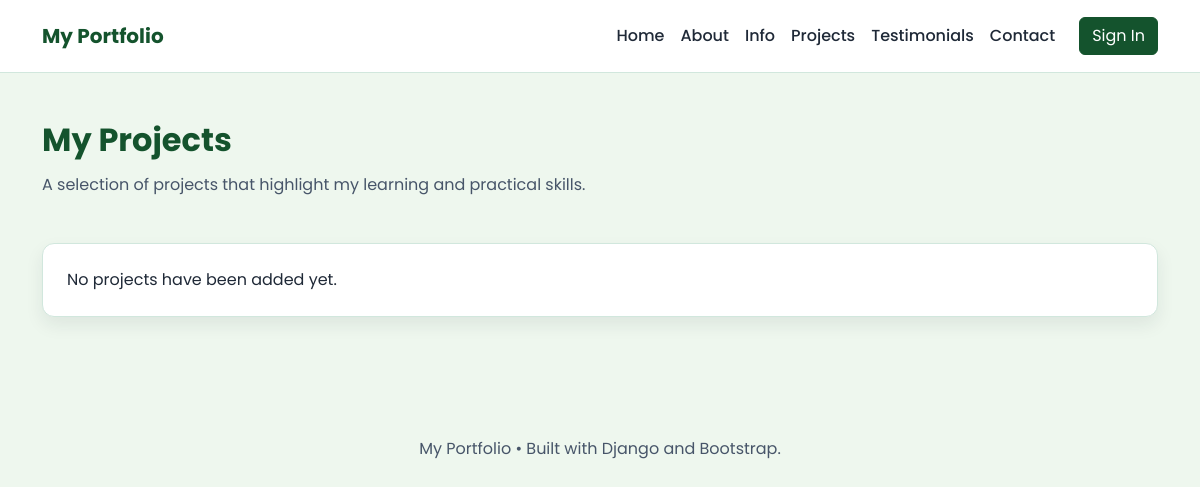
Before: /my-projects/ with the older database file.
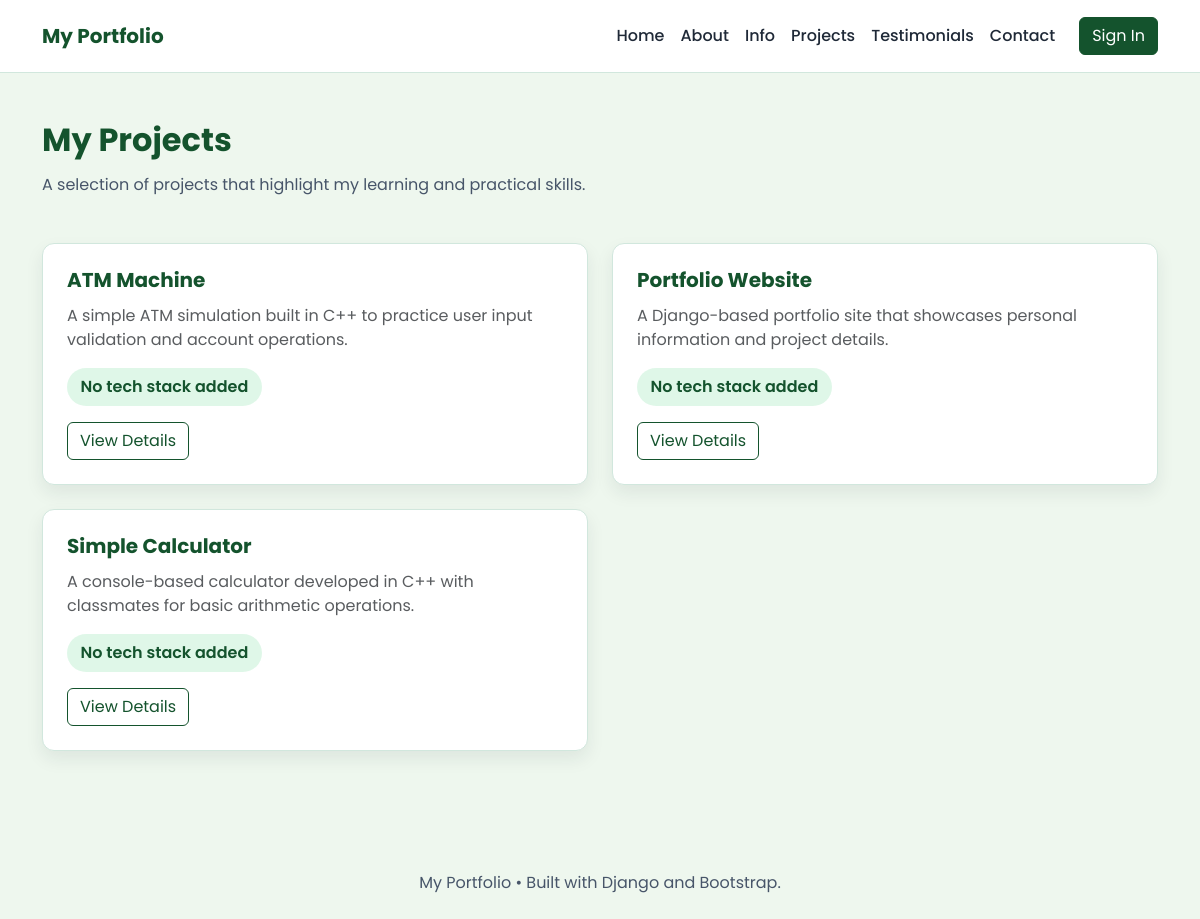
After: the same page with the newer database file.
### myproject/models.py (models this page shows, shortened)
class Project(models.Model):
    project_name = models.CharField(max_length=200)
    description = models.TextField()
    tech_stacks = models.ManyToManyField(TechStack, related_name='projects', blank=True)
    link = models.URLField(blank=True)

### myproject/views.py (the view)
# urls.py: path('my-projects/', views.project_list, name='projects'),
def project_list(request):
    projects = Project.objects.all().order_by('project_name')
    return render(request, 'my projects.html', {'projects': projects})

### templates/my projects.html (shortened to what this page needs)
{% extends 'base.html' %}
{% block content %}
<section class="mb-5">
    <div class="d-flex justify-content-between align-items-center mb-4 flex-column flex-md-row gap-3">
        <div>
            <h2 class="section-title">My Projects</h2>
            <p class="section-text">A selection of projects that highlight my learning and practical skills.</p>
        </div>
    </div>
    <div class="row g-4">
        {% if projects %}
            {% for project in projects %}
            <div class="col-md-6">
                <div class="project-card h-100 p-4">
                    <h5 class="project-title">{{ project.project_name }}</h5>
                    <p class="text-muted">{{ project.description|truncatechars:120 }}</p>
                    <div class="mb-3 d-flex flex-wrap gap-2">
                        {% for tech in project.tech_stacks.all %}
                            <span class="badge-soft">{{ tech.name }}</span>
                        {% empty %}
                            <span class="badge-soft">No tech stack added</span>
                        {% endfor %}
                    </div>
                    <a href="{% url 'project_detail' project.pk %}" class="btn btn-outline-custom">View Details</a>
                </div>
            </div>
            {% endfor %}
        {% else %}
            <div class="col-12">
                <div class="project-card p-4">
                    <p class="mb-0">No projects have been added yet.</p>
                </div>
            </div>
        {% endif %}
    </div>
</section>
{% endblock %}

Changed rows visible on the page:
added Project: project_name "ATM Machine", description "A simple ATM simulation built in C++ to practice user input validation and account operations."
added Project: project_name "Portfolio Website", description "A Django-based portfolio site that showcases personal information and project details."
added Project: project_name "Simple Calculator", description "A console-based calculator developed in C++ with classmates for basic arithmetic operations."
Other visible differences:
text no longer shown: "No projects have been added yet."
